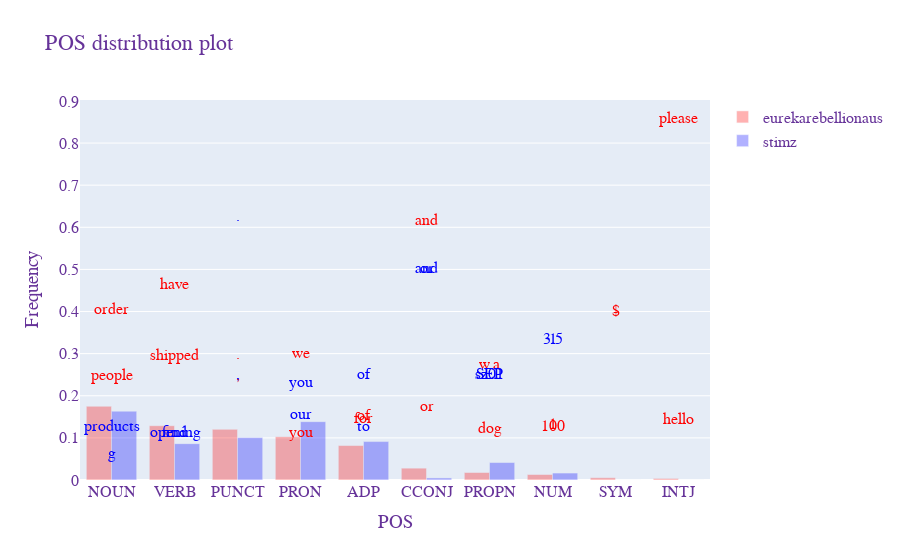

This figure's notebook cell:
### Markdown cell above
+ The second plot shows how differently the vendors eurekarebellionaus and stimz prefer different grammatical structures in their advertisements. 
    + The most activate POS tags for eurekarebellionaus is NOUN, followed by VERB, PUNT, PRON, and ADP. Whereas, the vendor stimz prefer PRON more than PUNCT and VERB.
    + The n-most frequent token analyses points to inconclusive results as it is difficult to make out if the vendors are talking about the same thing.

### Code cell
generate_scatter_plot(parent_vendor_vocab, parent_vendor_density, alias2_vocab, alias2_density, parent_vendor_name="eurekarebellionaus", alias_name="stimz", n_vendor=2)

### Figure 1 — Plotly figure (JSON) as saved in the notebook; plotly's stock layout.template omitted (floating-point values rounded to 4 significant figures)
{"data": [{"marker": {"color": "red"}, "name": "eurekarebellionaus", "opacity": 0.3, "type": "bar", "x": ["NOUN", "VERB", "PUNCT", "PRON", "ADP", "CCONJ", "PROPN", "NUM", "SYM", "INTJ"], "y": [0.175, 0.1289, 0.1203, 0.1029, 0.0818, 0.0281, 0.0178, 0.013, 0.0054, 0.0037]}, {"marker": {"color": "blue"}, "name": "stimz", "opacity": 0.3, "type": "bar", "x": ["NOUN", "VERB", "PUNCT", "PRON", "ADP", "CCONJ", "PROPN", "NUM", "SYM", "INTJ"], "y": [0.1634, 0.0863, 0.1012, 0.1385, 0.0912, 0.0049, 0.0414, 0.0165, 0, 0]}, {"marker": {"color": "red"}, "mode": "text", "showlegend": false, "text": ["order", "people"], "textfont": {"color": "red"}, "type": "scatter", "x": ["NOUN", "NOUN", "NOUN", "NOUN", "NOUN", "NOUN", "NOUN", "NOUN", "NOUN", "NOUN"], "y": [0.403, 0.248]}, {"marker": {"color": "red"}, "mode": "text", "showlegend": false, "text": ["have", "shipped"], "textfont": {"color": "red"}, "type": "scatter", "x": ["VERB", "VERB", "VERB", "VERB", "VERB", "VERB", "VERB", "VERB", "VERB", "VERB"], "y": [0.4622, 0.2941]}, {"marker": {"color": "red"}, "mode": "text", "showlegend": false, "text": [".", ","], "textfont": {"color": "red"}, "type": "scatter", "x": ["PUNCT", "PUNCT", "PUNCT", "PUNCT", "PUNCT", "PUNCT", "PUNCT", "PUNCT", "PUNCT", "PUNCT"], "y": [0.2973, 0.2477]}, {"marker": {"color": "red"}, "mode": "text", "showlegend": false, "text": ["we", "you"], "textfont": {"color": "red"}, "type": "scatter", "x": ["PRON", "PRON", "PRON", "PRON", "PRON", "PRON", "PRON", "PRON", "PRON", "PRON"], "y": [0.3, 0.1105]}, {"marker": {"color": "red"}, "mode": "text", "showlegend": false, "text": ["of", "for"], "textfont": {"color": "red"}, "type": "scatter", "x": ["ADP", "ADP", "ADP", "ADP", "ADP", "ADP", "ADP", "ADP", "ADP", "ADP"], "y": [0.1523, 0.1457]}, {"marker": {"color": "red"}, "mode": "text", "showlegend": false, "text": ["and", "or"], "textfont": {"color": "red"}, "type": "scatter", "x": ["CCONJ", "CCONJ", "CCONJ", "CCONJ", "CCONJ", "CCONJ", "CCONJ", "CCONJ", "CCONJ", "CCONJ"], "y": [0.6154, 0.1731]}, {"marker": {"color": "red"}, "mode": "text", "showlegend": false, "text": ["w.a", "dog"], "textfont": {"color": "red"}, "type": "scatter", "x": ["PROPN", "PROPN", "PROPN", "PROPN", "PROPN", "PROPN", "PROPN", "PROPN", "PROPN", "PROPN"], "y": [0.2727, 0.1212]}, {"marker": {"color": "red"}, "mode": "text", "showlegend": false, "text": ["1", "100"], "textfont": {"color": "red"}, "type": "scatter", "x": ["NUM", "NUM", "NUM", "NUM", "NUM", "NUM", "NUM", "NUM", "NUM", "NUM"], "y": [0.1296, 0.125]}, {"marker": {"color": "red"}, "mode": "text", "showlegend": false, "text": ["$", "-"], "textfont": {"color": "red"}, "type": "scatter", "x": ["SYM", "SYM", "SYM", "SYM", "SYM", "SYM", "SYM", "SYM", "SYM", "SYM"], "y": [0.4, 0.4]}, {"marker": {"color": "red"}, "mode": "text", "showlegend": false, "text": ["please", "hello"], "textfont": {"color": "red"}, "type": "scatter", "x": ["INTJ", "INTJ", "INTJ", "INTJ", "INTJ", "INTJ", "INTJ", "INTJ", "INTJ", "INTJ"], "y": [0.8571, 0.1429]}, {"marker": {"color": "blue"}, "mode": "text", "showlegend": false, "text": ["products", "g"], "textfont": {"color": "blue"}, "type": "scatter", "x": ["NOUN", "NOUN", "NOUN", "NOUN", "NOUN", "NOUN", "NOUN", "NOUN"], "y": [0.125, 0.0625]}, {"marker": {"color": "blue"}, "mode": "text", "showlegend": false, "text": ["opening", "find"], "textfont": {"color": "blue"}, "type": "scatter", "x": ["VERB", "VERB", "VERB", "VERB", "VERB", "VERB", "VERB", "VERB"], "y": [0.1111, 0.1111]}, {"marker": {"color": "blue"}, "mode": "text", "showlegend": false, "text": [".", ","], "textfont": {"color": "blue"}, "type": "scatter", "x": ["PUNCT", "PUNCT", "PUNCT", "PUNCT", "PUNCT", "PUNCT", "PUNCT", "PUNCT"], "y": [0.625, 0.25]}, {"marker": {"color": "blue"}, "mode": "text", "showlegend": false, "text": ["you", "our"], "textfont": {"color": "blue"}, "type": "scatter", "x": ["PRON", "PRON", "PRON", "PRON", "PRON", "PRON", "PRON", "PRON"], "y": [0.2308, 0.1538]}, {"marker": {"color": "blue"}, "mode": "text", "showlegend": false, "text": ["of", "to"], "textfont": {"color": "blue"}, "type": "scatter", "x": ["ADP", "ADP", "ADP", "ADP", "ADP", "ADP", "ADP", "ADP"], "y": [0.25, 0.125]}, {"marker": {"color": "blue"}, "mode": "text", "showlegend": false, "text": ["and", "or"], "textfont": {"color": "blue"}, "type": "scatter", "x": ["CCONJ", "CCONJ", "CCONJ", "CCONJ", "CCONJ", "CCONJ", "CCONJ", "CCONJ"], "y": [0.5, 0.5]}, {"marker": {"color": "blue"}, "mode": "text", "showlegend": false, "text": ["sz01", "SEP"], "textfont": {"color": "blue"}, "type": "scatter", "x": ["PROPN", "PROPN", "PROPN", "PROPN", "PROPN", "PROPN", "PROPN", "PROPN"], "y": [0.25, 0.25]}, {"marker": {"color": "blue"}, "mode": "text", "showlegend": false, "text": ["3.5", "1"], "textfont": {"color": "blue"}, "type": "scatter", "x": ["NUM", "NUM", "NUM", "NUM", "NUM", "NUM", "NUM", "NUM"], "y": [0.3333, 0.3333]}], "layout": {"font": {"color": "RebeccaPurple", "family": "Courier New, monospace", "size": 16}, "title": {"text": "POS distribution plot"}, "xaxis": {"title": {"text": "POS"}}, "yaxis": {"title": {"text": "Frequency"}}}}
